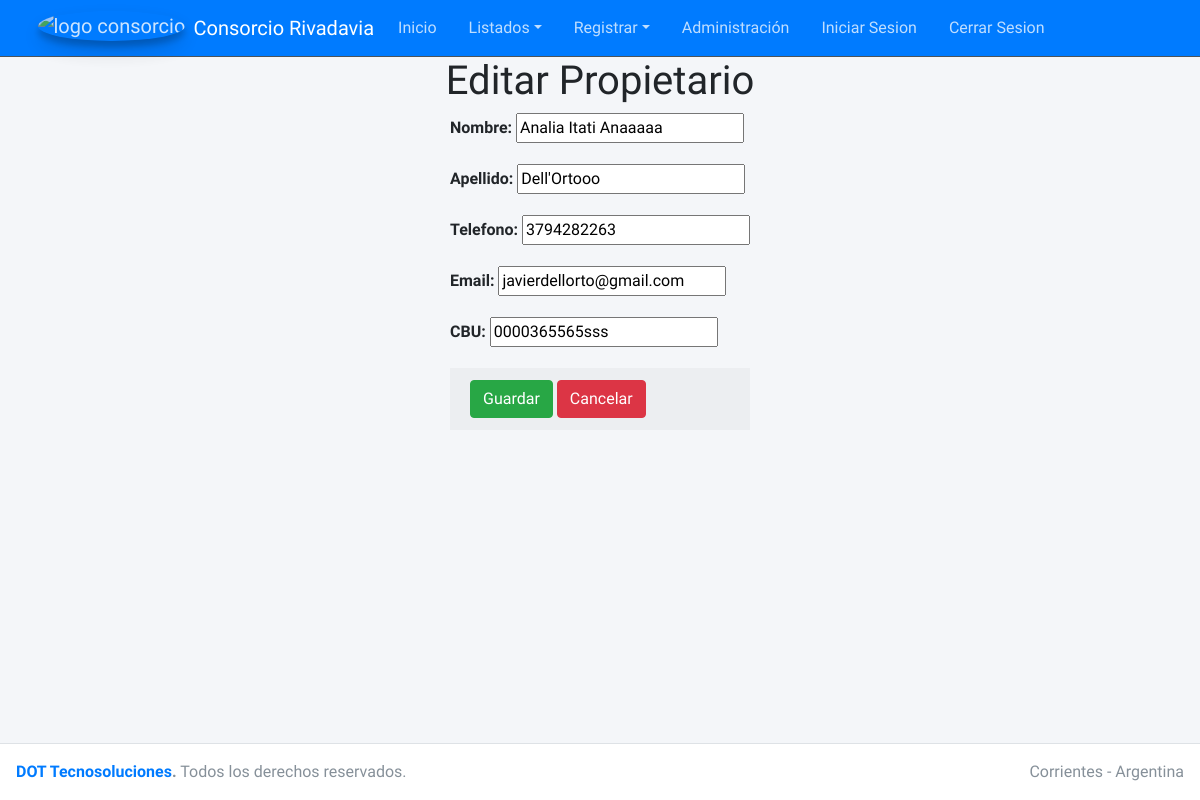
Before: /consorcio/editar_propietario/13 with the older database file.
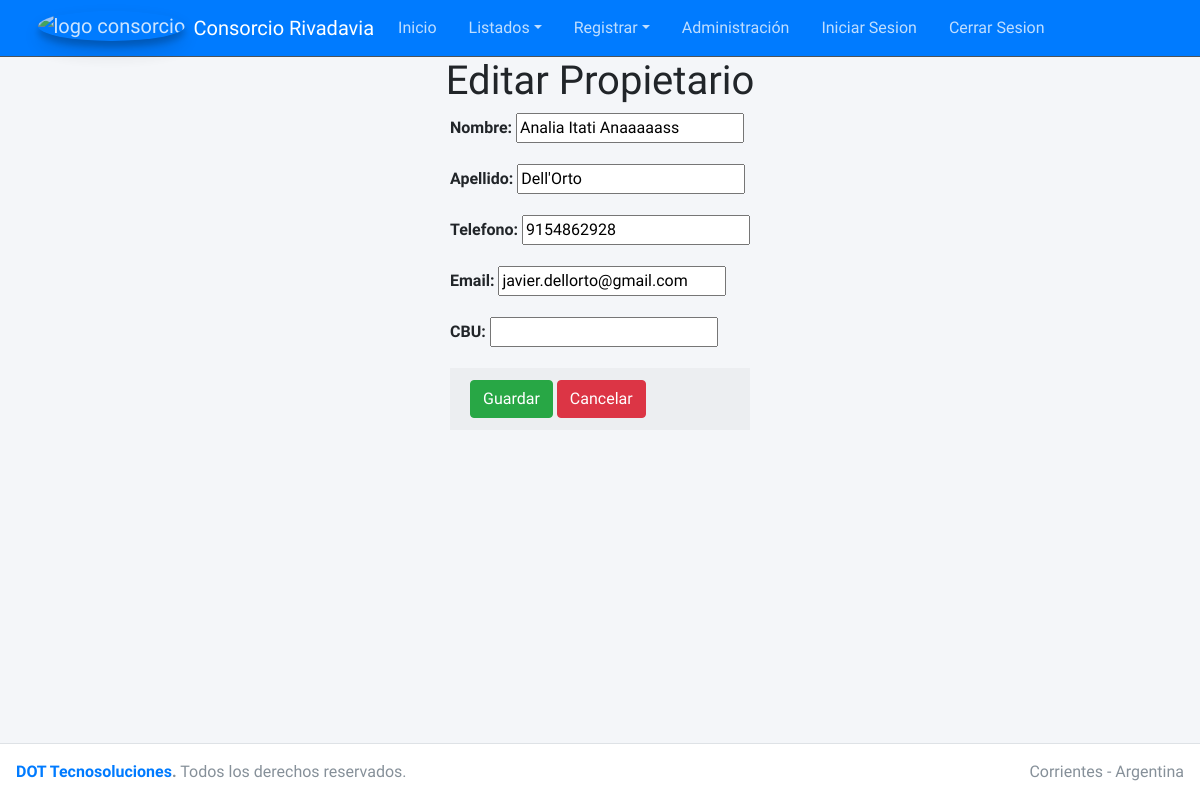
After: the same page with the newer database file.
### casa/models.py (models this page shows, shortened)
class Propietario(models.Model):
    nombre = models.CharField(max_length=30)
    apellido = models.CharField(max_length=30, blank=True)
    telefono = models.CharField(max_length=10, blank=True, null=True)
    email = models.EmailField(blank=True, null=True)
    CBU = models.CharField(max_length=22, blank=True, null=True)
    creado = models.DateTimeField(auto_now_add=True)
    modificado = models.DateTimeField(auto_now=True)
    class Meta:
        ordering = ['nombre']
        verbose_name = 'Propietarios'
        verbose_name_plural = "Propietarios"

### casa/views.py (the view)
# urls.py: path('editar_propietario/<int:pk>', ActualizarPropietario.as_view(), name='editarpropietario'),
class ActualizarPropietario(UpdateView):            #OK
    model = Propietario
    template_name = "editarpropietario.html"
    form_class = FormularioPropietario
    success_url = reverse_lazy('propietarios')

### casa/forms.py
class FormularioPropietario(forms.ModelForm):
    class Meta:
        model = Propietario
        fields = '__all__'

### casa/templates/editarpropietario.html (shortened to what this page needs)
{% extends 'home.html' %}
{% load crispy_forms_tags %}
{% block content %}
<h1 class="text-center">Editar Propietario</h1>
<form method="post">{% csrf_token %}
  <div style="width: 25%; margin: auto">
{{form.as_p}}
    <div class="card-footer">
      <button type="submit" class="btn btn-success">Guardar</button>
      <a href="{% url 'propietarios' %}" class="btn btn-danger">Cancelar</a>
    </div>
  </div>
</form>
{% endblock %}

Changed rows visible on the page:
changed Propietario: nombre "Analia Itati Anaaaaa" → "Analia Itati Anaaaaass"; apellido "Dell'Ortooo" → "Dell'Orto"; telefono "3794282263" → "9154862928"; email "javierdellorto@gmail.com" → "javier.dellorto@gmail.com"; CBU "0000365565sss" → (not shown)
